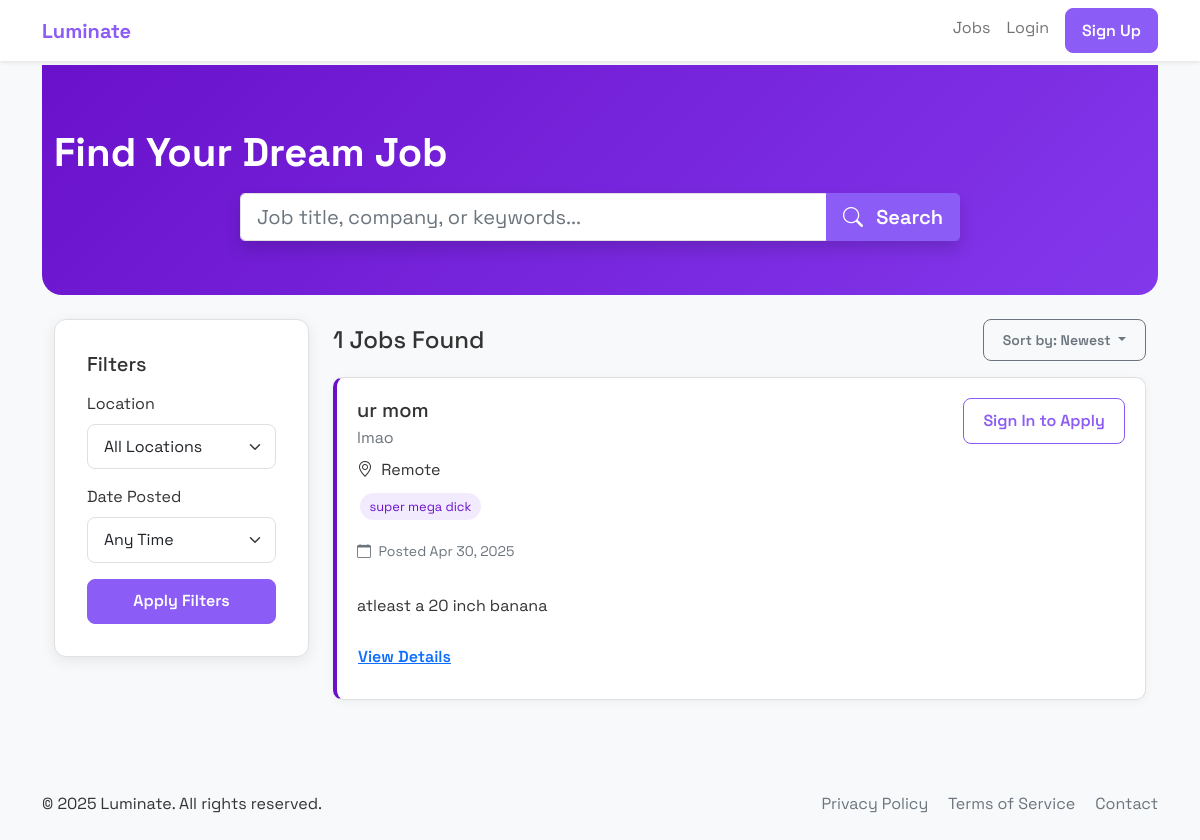
The app's page /jobs, older data.
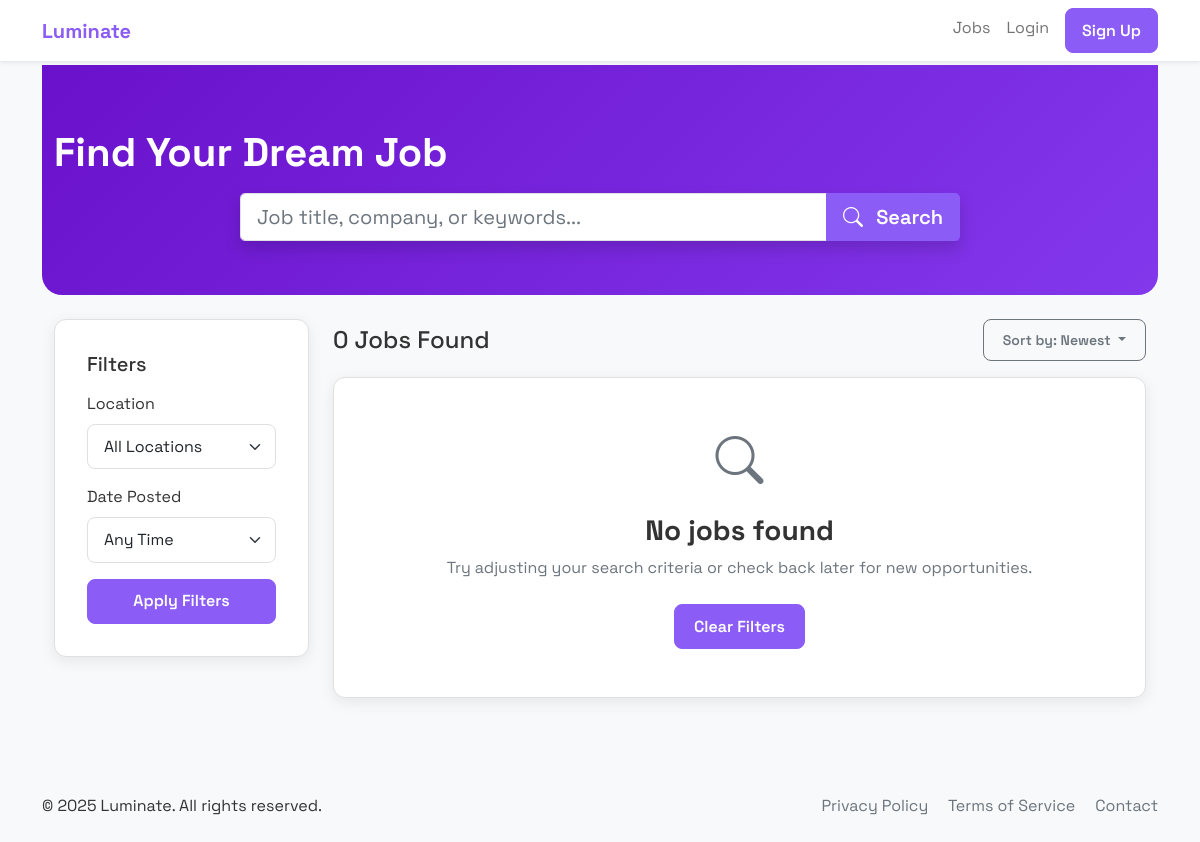
The same page, newer data.
### application.py (models this page shows)
class Job(db.Model):
    id = db.Column(db.Integer, primary_key=True)
    title = db.Column(db.String(100), nullable=False)
    company = db.Column(db.String(100), nullable=False)
    description = db.Column(db.Text, nullable=False)
    required_skills = db.Column(db.String(500), nullable=False)
    location = db.Column(db.String(100))
    salary = db.Column(db.String(50))
    date_posted = db.Column(db.DateTime, default=datetime.utcnow)
    employer_id = db.Column(db.Integer, db.ForeignKey('user.id'), nullable=False)
    applications = db.relationship('Application', backref='job', lazy=True)

### application.py (the view)
@app.route('/jobs')
def jobs():
    query = request.args.get('q', '')
    if query:
        search = f"%{query}%"
        jobs = Job.query.filter(
            (Job.title.ilike(search)) |
            (Job.company.ilike(search)) |
            (Job.required_skills.ilike(search))
        ).order_by(Job.date_posted.desc()).all()
    else:
        jobs = Job.query.order_by(Job.date_posted.desc()).all()
    return render_template('jobs.html', jobs=jobs)

### templates/jobs.html (shortened to what the changed rows need)
{% extends "base.html" %}
{% block content %}
<div class="search-header animate-fade-in mb-4">
    <div class="container py-4">
        <h1 class="fw-bold text-white mb-3">Find Your Dream Job</h1>
    </div>
</div>
<div class="container">
    <div class="row">
        <div class="col-lg-9">
            <div class="d-flex justify-content-between align-items-center mb-3">
                <h2 class="h4 mb-0">{{ jobs|length }} Jobs Found</h2>
                <div class="dropdown">
                    <button class="btn btn-outline-secondary btn-sm dropdown-toggle" type="button" id="sortDropdown" data-bs-toggle="dropdown" aria-expanded="false">
                    </button>
                </div>
            </div>
            {% if jobs %}
                <div class="job-list">
                    {% for job in jobs %}
                        <div class="job-card animate-fade-in">
                            <div class="d-flex justify-content-between align-items-start">
                                <div>
                                    <h3 class="h5 mb-1">{{ job.title }}</h3>
                                    <p class="text-muted mb-2">{{ job.company }}</p>
                                    <p class="mb-2"><i class="bi bi-geo-alt me-1"></i> {{ job.location or 'Remote' }}</p>
                                    <div class="mb-3">
                                        {% for skill in job.required_skills.split(',') %}
                                            <span class="skill-badge">{{ skill.strip() }}</span>
                                        {% endfor %}
                                    </div>
                                    <div class="d-flex align-items-center text-muted small mb-3">
                                        <span><i class="bi bi-calendar me-1"></i> Posted {{ job.date_posted.strftime('%b %d, %Y') }}</span>
                                    </div>
                                </div>
                                {% if 'user_id' in session and not session.get('is_employer') %}
                                    <a href="{{ url_for('apply', job_id=job.id) }}" class="btn btn-primary">Apply</a>
                                {% else %}
                                    <a href="{{ url_for('login') }}" class="btn btn-outline-primary">Sign In to Apply</a>
                                {% endif %}
                            </div>
                            <div class="job-description mt-3">
                                <p>{{ job.description[:200] }}{% if job.description|length > 200 %}...{% endif %}</p>
                                <a href="{{ url_for('apply', job_id=job.id) }}" class="btn btn-link ps-0">View Details</a>
                            </div>
                        </div>
                    {% endfor %}
                </div>
            {% else %}
                <div class="content-card text-center py-5 animate-fade-in">
                    <i class="bi bi-search text-muted" style="font-size: 3rem;"></i>
                    <h3 class="mt-3">No jobs found</h3>
                    <p class="text-muted">Try adjusting your search criteria or check back later for new opportunities.</p>
                    <a href="{{ url_for('jobs') }}" class="btn btn-primary mt-2">Clear Filters</a>
                </div>
            {% endif %}
        </div>
    </div>
</div>
{% endblock %}

Row changes from the older to the newer data that the page shows:
removed Job: title "ur mom", company "lmao", location "Remote", strip "super mega dick", date_posted "Apr 30, 2025", description "atleast a 20 inch banana"
Text that changed along with them:
{{ jobs|length }}: "1" → "0"
text now shown: "No jobs found Try adjusting your search criteria or check back later for new opportunities. Clear Filters"
